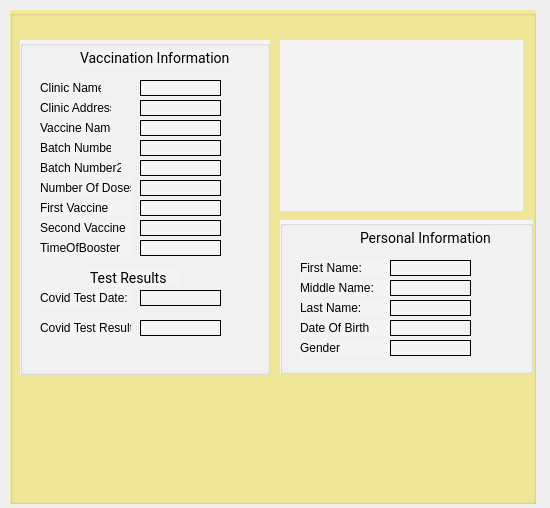
<?xml version="1.0" encoding="UTF-8"?>
<ui version="4.0">
 <class>citezinVaccineDialog</class>
 <widget class="QDialog" name="citezinVaccineDialog">
  <property name="geometry">
   <rect>
    <x>0</x>
    <y>0</y>
    <width>550</width>
    <height>508</height>
   </rect>
  </property>
  <property name="windowTitle">
   <string>Dialog</string>
  </property>
  <widget class="QGroupBox" name="groupBox">
   <property name="geometry">
    <rect>
     <x>10</x>
     <y>10</y>
     <width>526</width>
     <height>494</height>
    </rect>
   </property>
   <property name="styleSheet">
    <string notr="true">background: rgba(247, 225, 24, 0.4);</string>
   </property>
   <property name="title">
    <string/>
   </property>
   <widget class="QGroupBox" name="groupBox_2">
    <property name="geometry">
     <rect>
      <x>10</x>
      <y>30</y>
      <width>250</width>
      <height>335</height>
     </rect>
    </property>
    <property name="styleSheet">
     <string notr="true">background-color: rgb(244, 244, 244);</string>
    </property>
    <property name="title">
     <string/>
    </property>
    <widget class="QLabel" name="label_2">
     <property name="geometry">
      <rect>
       <x>60</x>
       <y>10</y>
       <width>151</width>
       <height>16</height>
      </rect>
     </property>
     <property name="styleSheet">
      <string notr="true">font-family: Roboto;
font-style: normal;
font-weight: normal;
font-size: 14px;
line-height: 16px;

color: #000000;</string>
     </property>
     <property name="text">
      <string>Vaccination Information</string>
     </property>
    </widget>
    <widget class="QLabel" name="label_3">
     <property name="geometry">
      <rect>
       <x>20</x>
       <y>40</y>
       <width>61</width>
       <height>16</height>
      </rect>
     </property>
     <property name="text">
      <string>Clinic Name</string>
     </property>
    </widget>
    <widget class="QLabel" name="label_4">
     <property name="geometry">
      <rect>
       <x>20</x>
       <y>60</y>
       <width>71</width>
       <height>16</height>
      </rect>
     </property>
     <property name="text">
      <string>Clinic Address</string>
     </property>
    </widget>
    <widget class="QLabel" name="label_5">
     <property name="geometry">
      <rect>
       <x>20</x>
       <y>80</y>
       <width>71</width>
       <height>16</height>
      </rect>
     </property>
     <property name="text">
      <string>Vaccine Name</string>
     </property>
    </widget>
    <widget class="QLabel" name="label_6">
     <property name="geometry">
      <rect>
       <x>20</x>
       <y>100</y>
       <width>71</width>
       <height>16</height>
      </rect>
     </property>
     <property name="text">
      <string>Batch Number1</string>
     </property>
    </widget>
    <widget class="QLabel" name="label_7">
     <property name="geometry">
      <rect>
       <x>20</x>
       <y>120</y>
       <width>81</width>
       <height>16</height>
      </rect>
     </property>
     <property name="text">
      <string>Batch Number2</string>
     </property>
    </widget>
    <widget class="QLabel" name="label_8">
     <property name="geometry">
      <rect>
       <x>20</x>
       <y>140</y>
       <width>91</width>
       <height>16</height>
      </rect>
     </property>
     <property name="text">
      <string>Number Of Doses</string>
     </property>
    </widget>
    <widget class="QLabel" name="label_9">
     <property name="geometry">
      <rect>
       <x>20</x>
       <y>160</y>
       <width>91</width>
       <height>16</height>
      </rect>
     </property>
     <property name="text">
      <string>First Vaccine</string>
     </property>
    </widget>
    <widget class="QLabel" name="label_10">
     <property name="geometry">
      <rect>
       <x>20</x>
       <y>180</y>
       <width>91</width>
       <height>16</height>
      </rect>
     </property>
     <property name="text">
      <string>Second Vaccine</string>
     </property>
    </widget>
    <widget class="QLabel" name="label_11">
     <property name="geometry">
      <rect>
       <x>20</x>
       <y>200</y>
       <width>91</width>
       <height>16</height>
      </rect>
     </property>
     <property name="text">
      <string>TimeOfBooster</string>
     </property>
    </widget>
    <widget class="QLabel" name="label_12">
     <property name="geometry">
      <rect>
       <x>70</x>
       <y>230</y>
       <width>91</width>
       <height>16</height>
      </rect>
     </property>
     <property name="styleSheet">
      <string notr="true">font-family: Roboto;
font-style: normal;
font-weight: normal;
font-size: 14px;
line-height: 16px;

color: #000000;</string>
     </property>
     <property name="text">
      <string>Test Results</string>
     </property>
    </widget>
    <widget class="QLabel" name="label_13">
     <property name="geometry">
      <rect>
       <x>20</x>
       <y>250</y>
       <width>91</width>
       <height>16</height>
      </rect>
     </property>
     <property name="text">
      <string>Covid Test Date:</string>
     </property>
    </widget>
    <widget class="QLabel" name="label_14">
     <property name="geometry">
      <rect>
       <x>20</x>
       <y>280</y>
       <width>91</width>
       <height>16</height>
      </rect>
     </property>
     <property name="text">
      <string>Covid Test Result:</string>
     </property>
    </widget>
    <widget class="QLabel" name="label_21">
     <property name="geometry">
      <rect>
       <x>120</x>
       <y>40</y>
       <width>81</width>
       <height>16</height>
      </rect>
     </property>
     <property name="frameShape">
      <enum>QFrame::Panel</enum>
     </property>
     <property name="text">
      <string/>
     </property>
    </widget>
    <widget class="QLabel" name="label_22">
     <property name="geometry">
      <rect>
       <x>120</x>
       <y>60</y>
       <width>81</width>
       <height>16</height>
      </rect>
     </property>
     <property name="frameShape">
      <enum>QFrame::Panel</enum>
     </property>
     <property name="text">
      <string/>
     </property>
    </widget>
    <widget class="QLabel" name="label_23">
     <property name="geometry">
      <rect>
       <x>120</x>
       <y>80</y>
       <width>81</width>
       <height>16</height>
      </rect>
     </property>
     <property name="frameShape">
      <enum>QFrame::Panel</enum>
     </property>
     <property name="text">
      <string/>
     </property>
    </widget>
    <widget class="QLabel" name="label_24">
     <property name="geometry">
      <rect>
       <x>120</x>
       <y>100</y>
       <width>81</width>
       <height>16</height>
      </rect>
     </property>
     <property name="frameShape">
      <enum>QFrame::Panel</enum>
     </property>
     <property name="text">
      <string/>
     </property>
    </widget>
    <widget class="QLabel" name="label_25">
     <property name="geometry">
      <rect>
       <x>120</x>
       <y>120</y>
       <width>81</width>
       <height>16</height>
      </rect>
     </property>
     <property name="frameShape">
      <enum>QFrame::Panel</enum>
     </property>
     <property name="text">
      <string/>
     </property>
    </widget>
    <widget class="QLabel" name="label_26">
     <property name="geometry">
      <rect>
       <x>120</x>
       <y>140</y>
       <width>81</width>
       <height>16</height>
      </rect>
     </property>
     <property name="frameShape">
      <enum>QFrame::Panel</enum>
     </property>
     <property name="text">
      <string/>
     </property>
    </widget>
    <widget class="QLabel" name="label_27">
     <property name="geometry">
      <rect>
       <x>120</x>
       <y>160</y>
       <width>81</width>
       <height>16</height>
      </rect>
     </property>
     <property name="frameShape">
      <enum>QFrame::Panel</enum>
     </property>
     <property name="text">
      <string/>
     </property>
    </widget>
    <widget class="QLabel" name="label_28">
     <property name="geometry">
      <rect>
       <x>120</x>
       <y>180</y>
       <width>81</width>
       <height>16</height>
      </rect>
     </property>
     <property name="frameShape">
      <enum>QFrame::Panel</enum>
     </property>
     <property name="text">
      <string/>
     </property>
    </widget>
    <widget class="QLabel" name="label_29">
     <property name="geometry">
      <rect>
       <x>120</x>
       <y>200</y>
       <width>81</width>
       <height>16</height>
      </rect>
     </property>
     <property name="frameShape">
      <enum>QFrame::Panel</enum>
     </property>
     <property name="text">
      <string/>
     </property>
    </widget>
    <widget class="QLabel" name="label_30">
     <property name="geometry">
      <rect>
       <x>120</x>
       <y>250</y>
       <width>81</width>
       <height>16</height>
      </rect>
     </property>
     <property name="frameShape">
      <enum>QFrame::Panel</enum>
     </property>
     <property name="text">
      <string/>
     </property>
    </widget>
    <widget class="QLabel" name="label_31">
     <property name="geometry">
      <rect>
       <x>120</x>
       <y>280</y>
       <width>81</width>
       <height>16</height>
      </rect>
     </property>
     <property name="frameShape">
      <enum>QFrame::Panel</enum>
     </property>
     <property name="text">
      <string/>
     </property>
    </widget>
   </widget>
   <widget class="QGroupBox" name="groupBox_3">
    <property name="geometry">
     <rect>
      <x>270</x>
      <y>210</y>
      <width>253</width>
      <height>154</height>
     </rect>
    </property>
    <property name="styleSheet">
     <string notr="true">background-color: rgb(244, 244, 244);</string>
    </property>
    <property name="title">
     <string/>
    </property>
    <widget class="QLabel" name="label_15">
     <property name="geometry">
      <rect>
       <x>20</x>
       <y>40</y>
       <width>91</width>
       <height>16</height>
      </rect>
     </property>
     <property name="text">
      <string>First Name:</string>
     </property>
    </widget>
    <widget class="QLabel" name="label_16">
     <property name="geometry">
      <rect>
       <x>80</x>
       <y>10</y>
       <width>131</width>
       <height>16</height>
      </rect>
     </property>
     <property name="styleSheet">
      <string notr="true">font-family: Roboto;
font-style: normal;
font-weight: normal;
font-size: 14px;
line-height: 16px;

color: #000000;</string>
     </property>
     <property name="text">
      <string>Personal Information</string>
     </property>
    </widget>
    <widget class="QLabel" name="label_17">
     <property name="geometry">
      <rect>
       <x>20</x>
       <y>60</y>
       <width>91</width>
       <height>16</height>
      </rect>
     </property>
     <property name="text">
      <string>Middle Name:</string>
     </property>
    </widget>
    <widget class="QLabel" name="label_18">
     <property name="geometry">
      <rect>
       <x>20</x>
       <y>80</y>
       <width>91</width>
       <height>16</height>
      </rect>
     </property>
     <property name="text">
      <string>Last Name:</string>
     </property>
    </widget>
    <widget class="QLabel" name="label_19">
     <property name="geometry">
      <rect>
       <x>20</x>
       <y>100</y>
       <width>91</width>
       <height>16</height>
      </rect>
     </property>
     <property name="text">
      <string>Date Of Birth</string>
     </property>
    </widget>
    <widget class="QLabel" name="label_20">
     <property name="geometry">
      <rect>
       <x>20</x>
       <y>120</y>
       <width>91</width>
       <height>16</height>
      </rect>
     </property>
     <property name="text">
      <string>Gender</string>
     </property>
    </widget>
    <widget class="QLabel" name="label_32">
     <property name="geometry">
      <rect>
       <x>110</x>
       <y>40</y>
       <width>81</width>
       <height>16</height>
      </rect>
     </property>
     <property name="frameShape">
      <enum>QFrame::Panel</enum>
     </property>
     <property name="text">
      <string/>
     </property>
    </widget>
    <widget class="QLabel" name="label_33">
     <property name="geometry">
      <rect>
       <x>110</x>
       <y>60</y>
       <width>81</width>
       <height>16</height>
      </rect>
     </property>
     <property name="frameShape">
      <enum>QFrame::Panel</enum>
     </property>
     <property name="text">
      <string/>
     </property>
    </widget>
    <widget class="QLabel" name="label_34">
     <property name="geometry">
      <rect>
       <x>110</x>
       <y>80</y>
       <width>81</width>
       <height>16</height>
      </rect>
     </property>
     <property name="frameShape">
      <enum>QFrame::Panel</enum>
     </property>
     <property name="text">
      <string/>
     </property>
    </widget>
    <widget class="QLabel" name="label_35">
     <property name="geometry">
      <rect>
       <x>110</x>
       <y>100</y>
       <width>81</width>
       <height>16</height>
      </rect>
     </property>
     <property name="frameShape">
      <enum>QFrame::Panel</enum>
     </property>
     <property name="text">
      <string/>
     </property>
    </widget>
    <widget class="QLabel" name="label_36">
     <property name="geometry">
      <rect>
       <x>110</x>
       <y>120</y>
       <width>81</width>
       <height>16</height>
      </rect>
     </property>
     <property name="frameShape">
      <enum>QFrame::Panel</enum>
     </property>
     <property name="text">
      <string/>
     </property>
    </widget>
   </widget>
   <widget class="QLabel" name="label">
    <property name="geometry">
     <rect>
      <x>270</x>
      <y>30</y>
      <width>243</width>
      <height>171</height>
     </rect>
    </property>
    <property name="styleSheet">
     <string notr="true">background-color: rgb(244, 244, 244);</string>
    </property>
    <property name="text">
     <string/>
    </property>
   </widget>
  </widget>
 </widget>
 <resources/>
 <connections/>
</ui>
